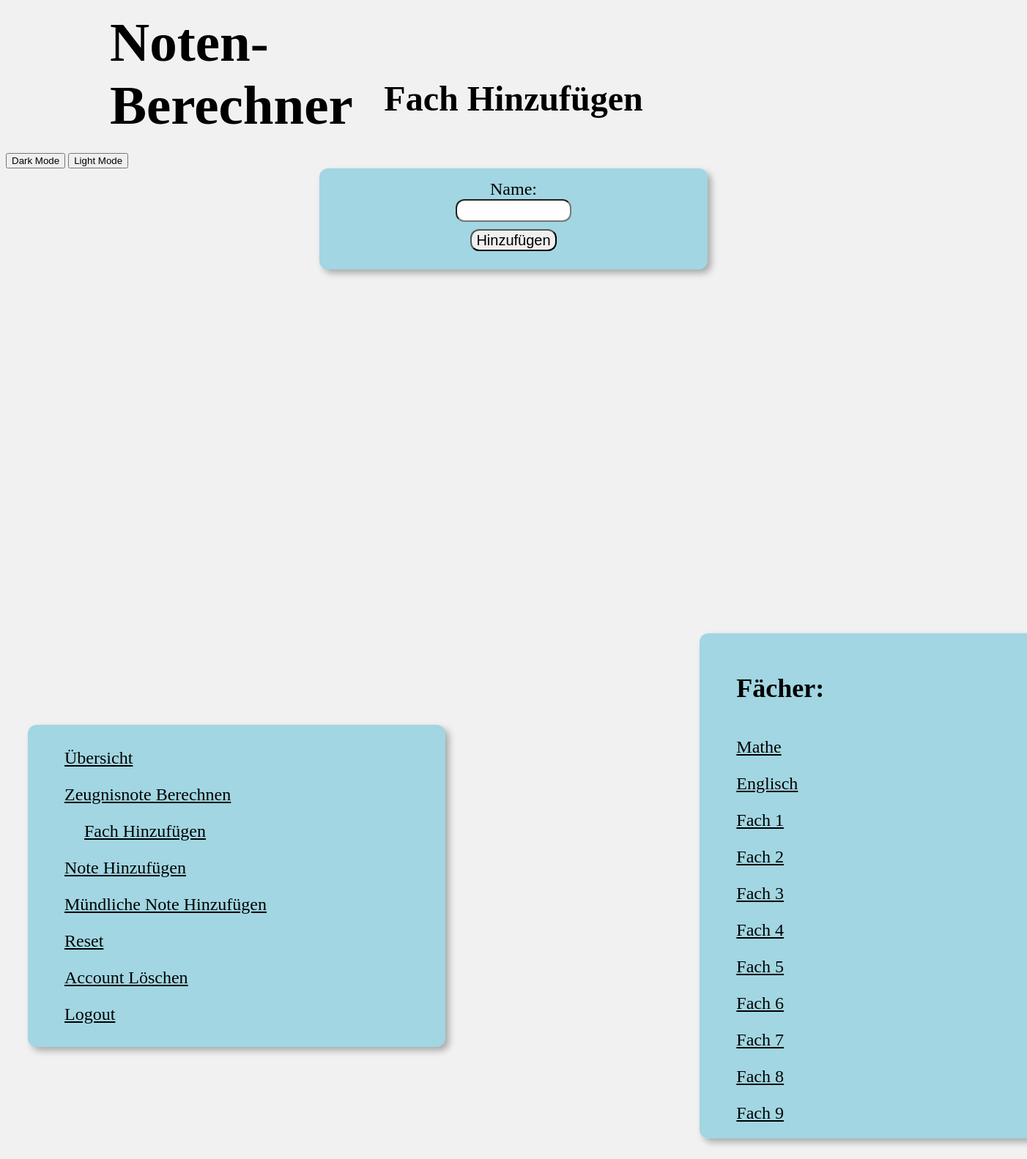
/fach_hinzufügen (signed in), run on the app's committed database.
### main.py (models this page shows)
class Fach(db.Model):
    id = db.Column(db.Integer, primary_key=True)
    name = db.Column(db.String(80), nullable=False)
    noten = db.relationship('Note', backref = 'fach', lazy = 'dynamic')
    muendliche_noten = db.relationship('Muendliche_Note', backref = 'fach', lazy = 'dynamic')
    user_id = db.Column(db.Integer, db.ForeignKey('user.id'), nullable=False)

### main.py (the view, shortened to what this page needs)
@app.route('/fach_hinzufügen', methods=['POST', 'GET'])
def fach_hinzufügen():
    subjects = Fach.query.filter_by(user_id=current_id).all()
    return render_template('fach_hinzufügen.html', subjects=subjects, fach_hinzufügen=True)

### main.py (called while the page is built)
@login_manager.user_loader
def loader_user(user_id):
    return User.query.get(user_id)

### templates/fach_hinzufügen.html (shortened to what this page needs)
{% extends "base.html" %}
{% block title %}Fach Hinzufügen{% endblock %}
{% block subject_links %}{{ super() }}{% endblock %}
{% block content %}
<div class="content">
    <form method="post">
        <label for="name">Name:</label><br>
        <input class="input" type="text" id="name" name="name" required><br>
        <input type="submit" value="Hinzufügen">
    </form>
</div>
{% endblock %}

### templates/base.html (shortened to what this page needs)
<!DOCTYPE html>
<html lang="de">
<head>
    <link rel="stylesheet" href="{{ url_for('static', filename='style.css') }}">
</head>
<body>
    <h1 class="ultimate-heading">Noten-Berechner</h1>
    <h1 class="heading">{% block title %}{% endblock %}</h1>
    <button onclick="darkMode()">Dark Mode</button>
    <button onclick="lightMode()">Light Mode</button>
    <div class="links-div">
        <a class="link {{ signedin }}" href="/signedin">Übersicht</a><br>
        <a class="link {{ zeugnisnote }}" href="/zeugnisnote">Zeugnisnote Berechnen</a><br>
        <a class="link {{ fach_hinzufügen }}" href="/fach_hinzufügen">Fach Hinzufügen</a><br>
        <a class="link {{ note_hinzufügen }}" href="/note_hinzufügen">Note Hinzufügen</a><br>
        <a class="link {{ muendliche_note_hinzufügen }}" href="/muendliche_note_hinzufügen">Mündliche Note Hinzufügen</a><br>
        <a class="link {{ reset }}" href="/reset">Reset</a><br>
        <a class="link {{ delete }}" href="/delete">Account Löschen</a><br>
        <a class="link {{ logout }}" href="/logout">Logout</a><br>
    </div>
    {% block content %}
    {% endblock %}
    <div class="subjects links-div">
        <h2>Fächer:</h2>
        {% block subject_links %}
        {% for subject2 in subjects %}
        {% if subject2 != subject %}
        <a class="link" href="/fach_uebersicht/{{ subject2.name }}">{{ subject2.name }}</a><br>
        {% else %}
        <a class="link active" href="/fach_uebersicht/{{ subject2.name }}">{{ subject2.name }}</a><br>
        {% endif %}
        {% endfor %}
        {% endblock %}
    </div>
</body>
</html>

### static/style.css (style rules this page uses)
:root { --background: #F1F1F2; --divColor: #A1D6E2; --linkHover: #1995AD; --textColor: #000000; }
.subjects { left: 66%; max-height: 650px; overflow: scroll; }
.links-div { color: var(--textColor); background-color: var(--divColor); text-align: left; padding: 20px; padding-left: 50px; margin: 30px; position: absolute; top: 50%; -ms-transform: translateY(-50%); transform: translateY(-50%); border-radius: 12px; box-shadow: 5px 5px 10px rgba(0,0,0,0.3); font-size: 24px; width: 500px; line-height: 50px; }
a { color: var(--textColor); font-size: 20; }
body { background-color: var(--background); }
.heading { color: var(--textColor); font-size: 48px; text-align: center; padding-top: 75px; padding-bottom: 15px; font-weight: bold; }
.input { border-radius: 12px; height: 25px; font-size: 20px; width: 150px; }
input[type='submit'] { border-radius: 12px; height: 30px; font-size: 20px; color: #000000; cursor: pointer; margin: 10px; }
.True { animation: active; animation-duration: 0.5s; color: var(--textColor); text-decoration: underline; padding-top: 12px; padding-bottom: 12px; padding-left: 12px; padding-right: 12px; margin-left: 15px; }
.content { margin: auto; padding: 15px; border-radius: 12px; box-shadow: 5px 5px 10px rgba(0,0,0,0.3); font-size: 24px; width: 500px; text-align: center; background-color: var(--divColor); color: var(--textColor); }
.ultimate-heading { color: var(--textColor); font-size: 75px; text-decoration: none; left: 0%; top: 0%; width: 350px; position: absolute; text-align: left; margin-top: 0%; padding-top: 15px; padding-left: 150px; }

### data on the page
Fach: name "Mathe"
Fach: name "Englisch"
Fach: name "Fach 1"
Fach: name "Fach 2"
Fach: name "Fach 3"
Fach: name "Fach 4"
Fach: name "Fach 5"
Fach: name "Fach 6"
Fach: name "Fach 7"
Fach: name "Fach 8"
Fach: name "Fach 9"
